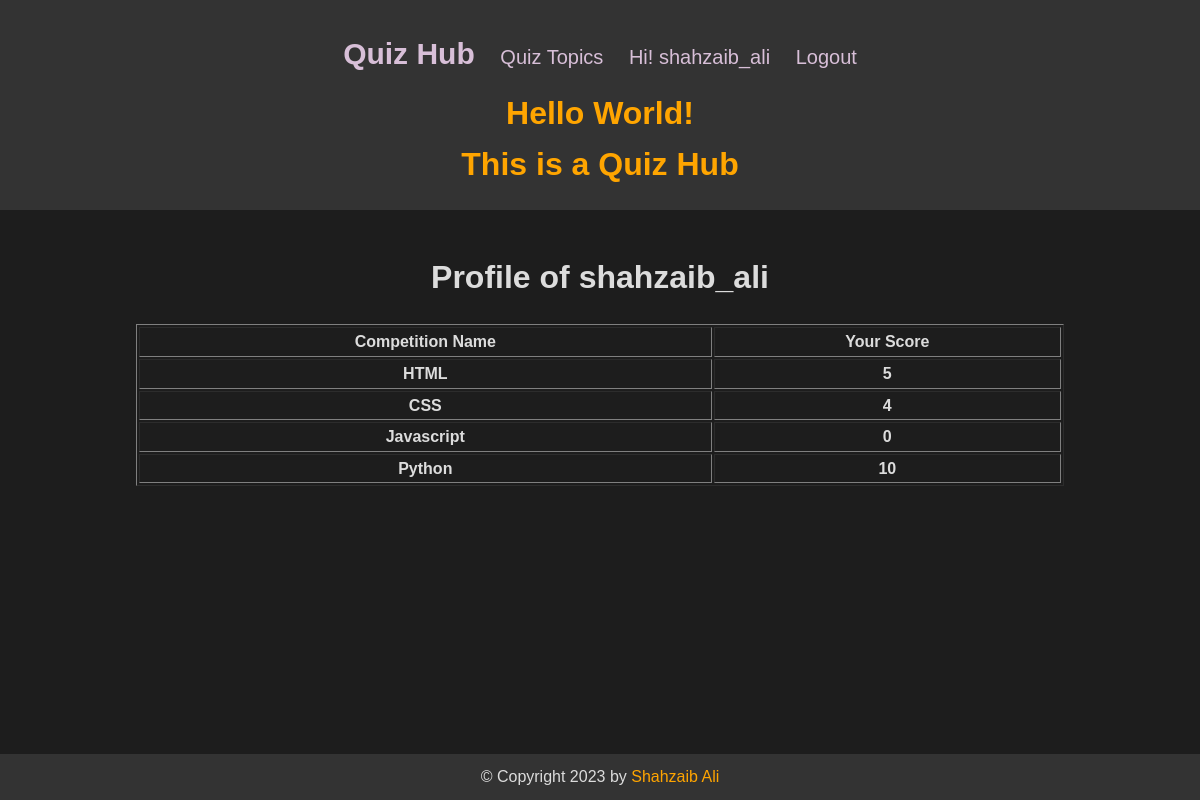
The page /profile/ (signed in) on the database as committed earlier.
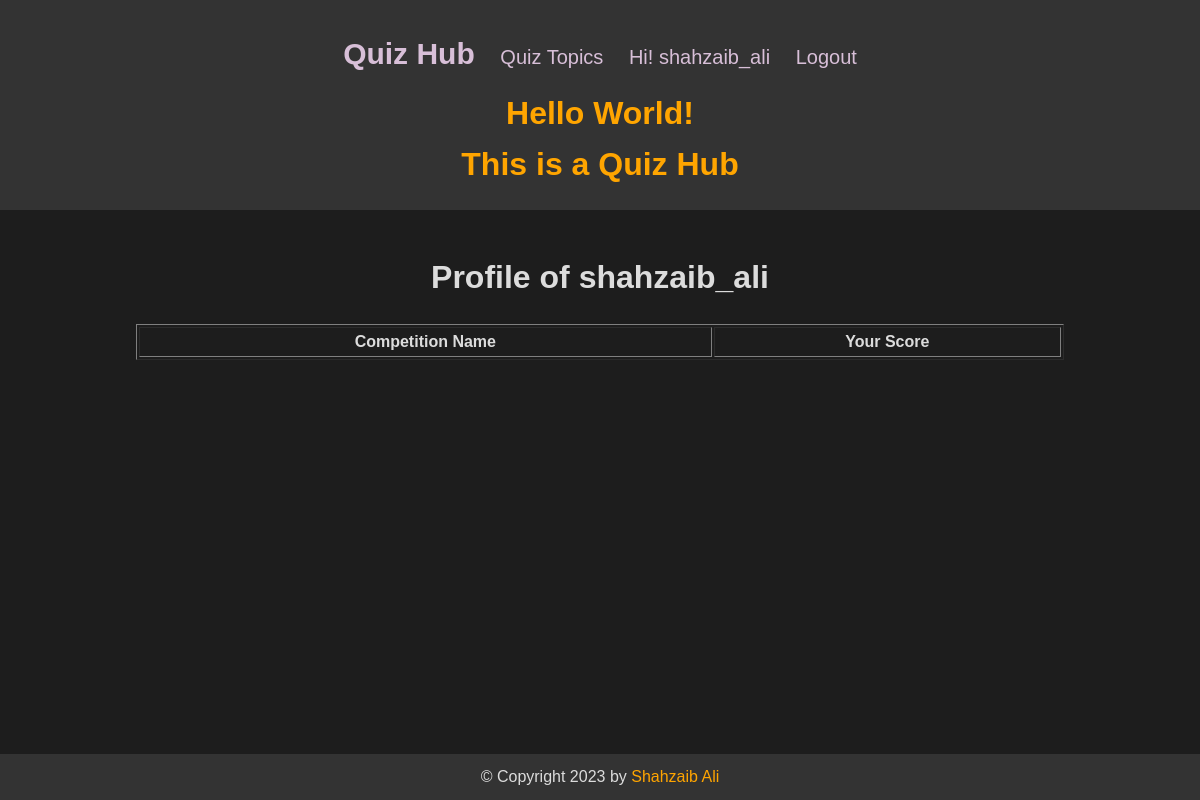
The same page on the database as committed later.
### quiz_app/models.py (models this page shows, shortened)
class UserTopicScore(models.Model):
    user = models.ForeignKey(User, on_delete=models.CASCADE)
    topic = models.ForeignKey(Topic, on_delete=models.CASCADE)
    score = models.IntegerField(default=0)

class Topic(models.Model):
    topic = models.CharField(max_length=255)
    def __str__(self):
        return self.topic

### quiz_app/views.py (the view)
# urls.py: path("profile/", views.MyProfile.as_view(), name='profile'),
class MyProfile(APIView):
    def get(self, request):
        if request.user.is_authenticated:
            user_scores = UserTopicScore.objects.filter(user=request.user)
            context = {
            'user_scores': user_scores
            }
            return render(request, 'quiz_app/profile.html', context=context)
        else:
            messages.error(request,'You must login first!')
            return redirect('quiz_app:login')

### quiz_app/templates/quiz_app/profile.html (shortened to what this page needs)
{% extends 'quiz_app/index.html' %}
{% block content %}
    <h1 style="text-align: center;">
        Profile of {{ request.user.username }}
    </h1>
    <div style="text-align: center;">
        <table style="margin: auto; width: 80%;" border="1">
            <tr>
                <th>
                    Competition Name
                </th>
                <th>
                    Your Score
                </th>
            </tr>
            {% for user_score in user_scores %}
                <tr>
                    <th>
                        {{ user_score.topic }}
                    </th>
                    <th>
                        {{ user_score.score }}
                    </th>
                </tr>
            {% endfor %}
        </table>
    </div>
{% endblock %}

### quiz_app/templates/quiz_app/index.html (shortened to what this page needs)
{% load static %}
<!DOCTYPE html>
<html lang="en">
  <head>
  </head>
  <body>
    <header class="header">
      <div>
        <nav class="nav">
          <a href="{% url 'quiz_app:index' %}" style="font-size: 30px;"><b>Quiz Hub</b></a>
          <a href="{% url 'quiz_app:topics' %}">Quiz Topics</a>
          {% if request.user.is_authenticated %}
            <a href="{% url 'quiz_app:profile' %}" title="Update my profile">Hi! {{ request.user.username }}</a>
            <a href="{% url 'quiz_app:logout' %}" class="btn btn-outline">Logout</a>
          {% else %}
            <a href="{% url 'quiz_app:login' %}" class="btn btn-outline">Login</a>
            <a href="{% url 'quiz_app:register' %}" class="btn btn-primary">Join Now</a>
          {% endif %}
        </nav>
      </div>
      <div>
        <h1>Hello World!</h1>
        <h1>This is a Quiz Hub</h1>
      </div>
    </header>
    <main>
      <div class="container">
        {% block content %} {% endblock %}
      </div>
    </main>
    <footer class="footer">
      <div class="container">
        <p>
          &copy; Copyright {% now 'Y' %} by <a href="https://linktr.ee/shahzaib_ali">Shahzaib Ali</a>
        </p>
      </div>
    </footer>
  </body>
</html>

Rows that differ between the two databases and show on the page:
removed UserTopicScore: topic "HTML", score "5"
removed UserTopicScore: topic "CSS", score "4"
removed UserTopicScore: topic "Javascript", score "0"
removed UserTopicScore: topic "Python", score "10"
